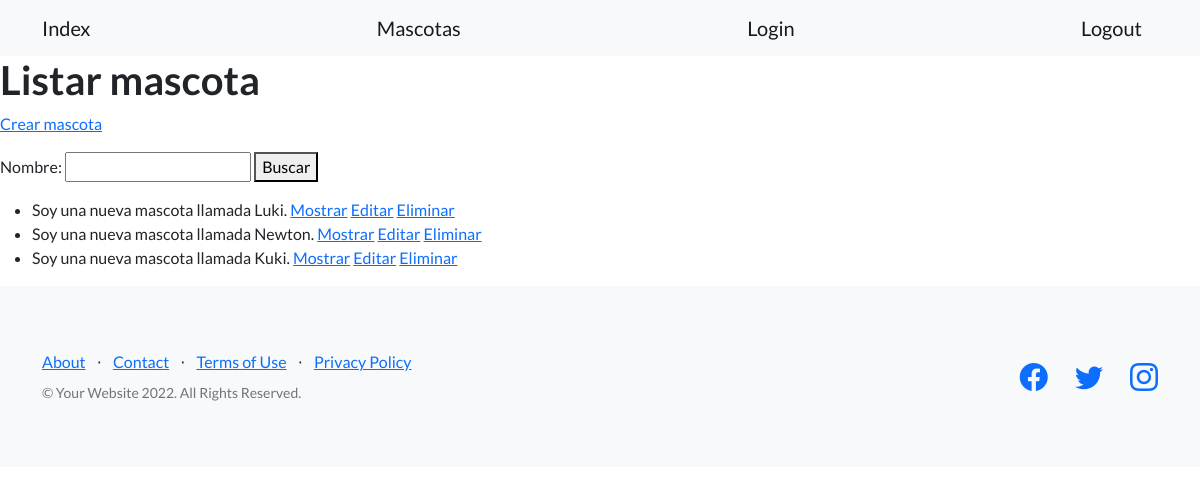
Before: /mascotas/ with the older database file.
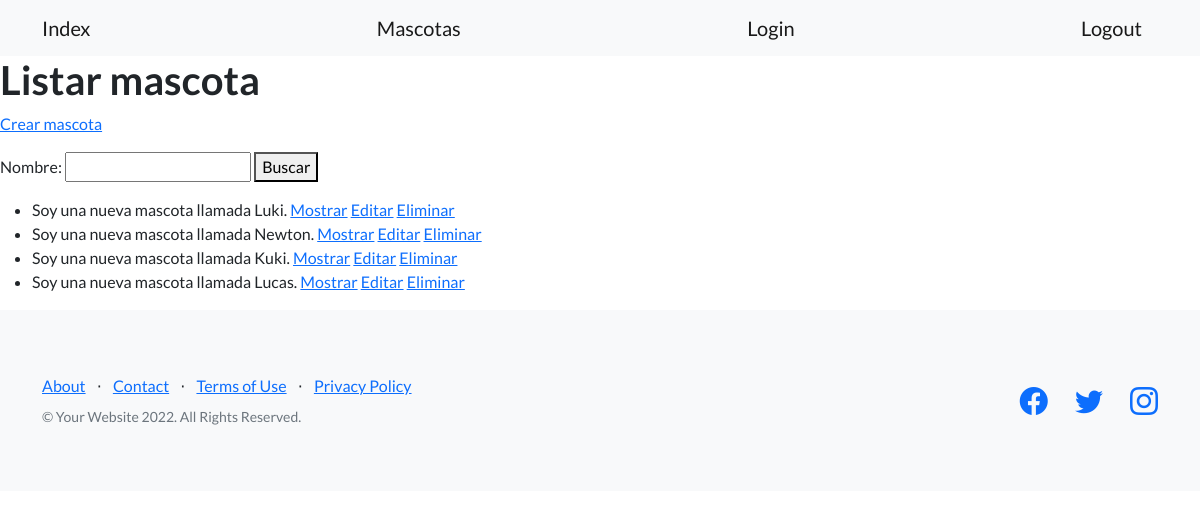
After: the same page with the newer database file.
### mascota/models.py (models this page shows)
class Mascota(models.Model):
    nombre = models.CharField(max_length=30)
    edad = models.IntegerField()
    fecha_ingreso = models.DateField(null=True)
    def __str__(self) -> str:
        return f"Soy una nueva mascota llamada {self.nombre}."

### mascota/views.py (the view)
# urls.py: path('mascotas/', ListarMascotas.as_view(), name='listar_mascotas'),
class ListarMascotas(ListView):
    model = Mascota
    template_name = 'mascota/listar_mascotas.html'
    def get_queryset(self):
        nombre = self.request.GET.get('nombre', '')
        if nombre:
            object_list = self.model.objects.filter(nombre__icontains=nombre)
        else:
            object_list = self.model.objects.all()
        return object_list
    def get_context_data(self, **kwargs):
        context = super().get_context_data(**kwargs)
        context["form"] = BusquedaMascota()
        return context

### mascota/forms.py
class BusquedaMascota(forms.Form):
    nombre = forms.CharField(max_length=30, required=False)

### mascota/templates/mascota/listar_mascotas.html (shortened to what this page needs)
{% extends 'base.html' %}
{% block texto_header %}
<h1>Listar mascota</h1>
{% endblock texto_header %}
{% block contenido %}
<p>
    <a href={% url 'crear_mascota' %}>Crear mascota</a>
</p>
<p>
    <form action={% url 'listar_mascotas' %}>
        {{form}}
        <button>Buscar</button>
</p>
<p>
    {% if object_list %}
        <ul>
            {% for mascota in object_list %}
                <li>
                    {{mascota}}
                    <a href={% url 'mostrar_mascota' mascota.id %}>Mostrar</a>
                    <a href={% url 'editar_mascota' mascota.id %}>Editar</a>
                    <a href={% url 'eliminar_mascota' mascota.id %}>Eliminar</a>
                </li>
            {% endfor %}
        </ul>
    {% else %}
        <p>No hay mascotas</p>
    {% endif %}
</p>
{% endblock contenido %}

Changed rows visible on the page:
added Mascota: nombre "Soy una nueva mascota llamada Lucas."
